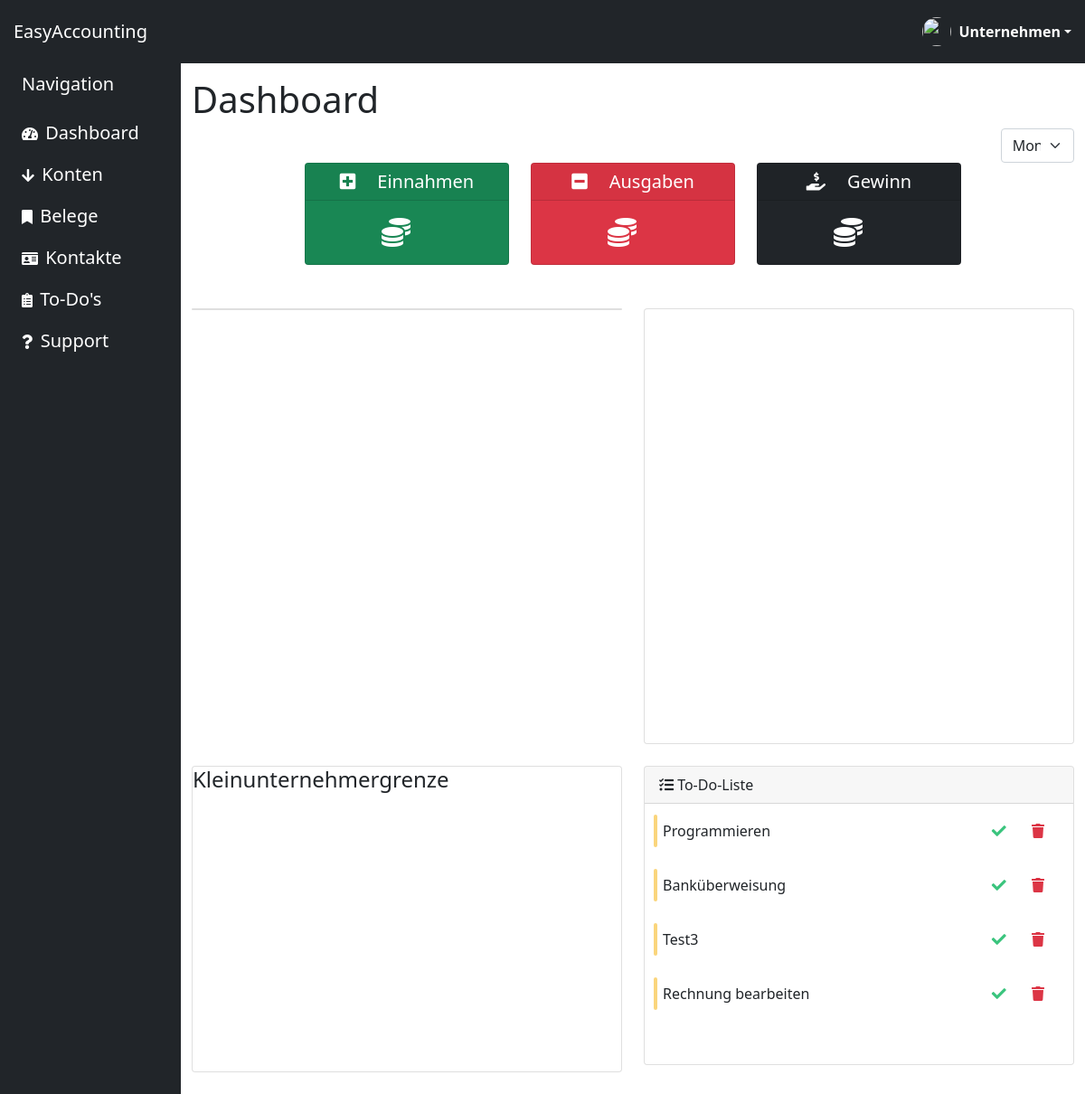
Before: /dashboard/ (signed in) with the older database file.
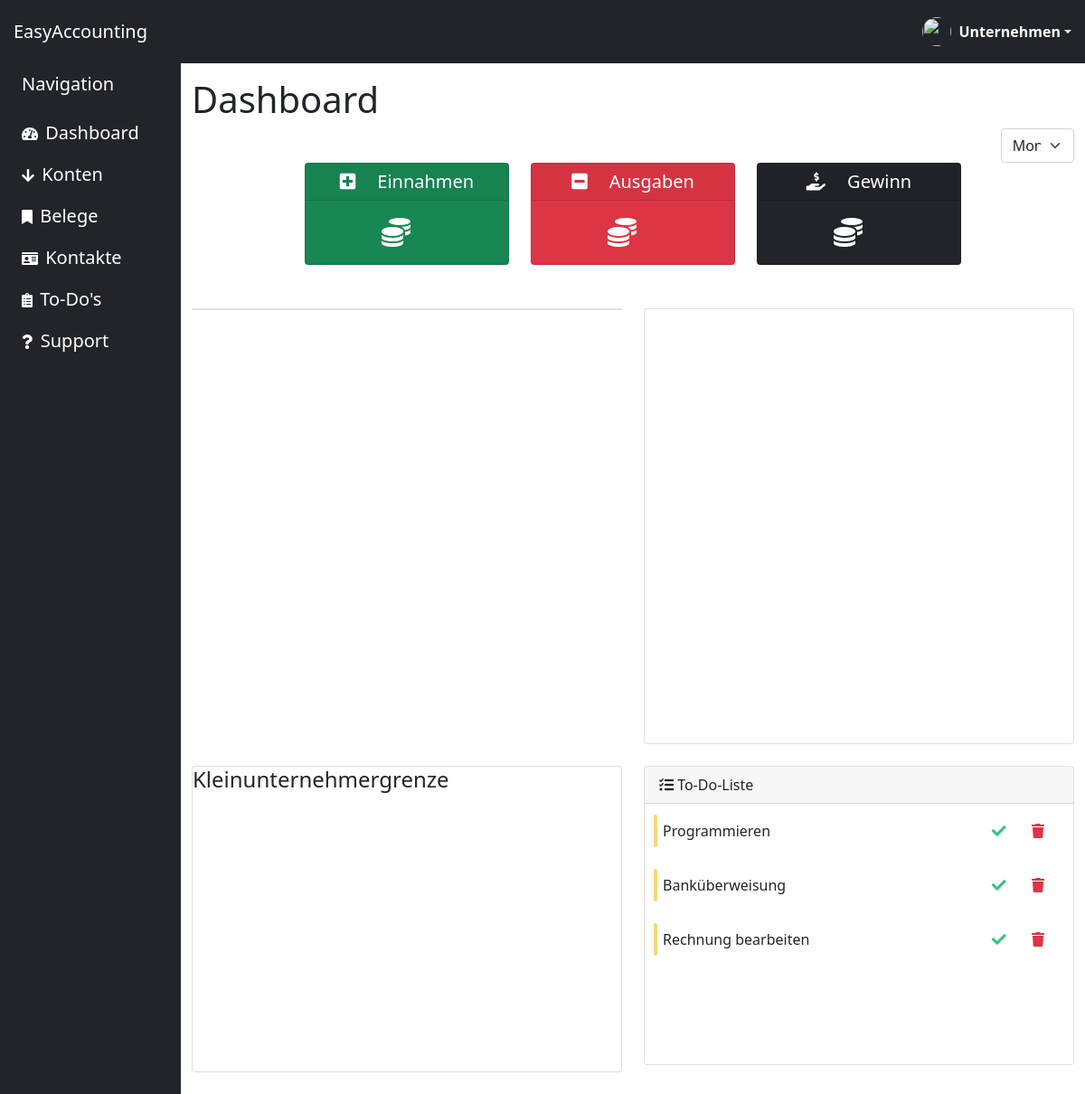
After: the same page with the newer database file.
### home/models.py (models this page shows)
class todo(models.Model):
    nummer = models.IntegerField()
    aufgabe = models.CharField(max_length=30)
    erledigt = models.IntegerField() #erledigt = 1, 'noch nicht erledigt'= 0
    datum = models.DateField()
    faelligkeit = models.DateField()
    beschreibung = models.CharField(max_length=50)

### home/views.py (the view)
# urls.py: path('dashboard/', views.dashboard, name='dashboard'),
@login_required()
def dashboard(request):
    all_todos = todo.objects.all()
    all_todos_dict = {
        'todo': all_todos
    }
    context = {"title": "Dashboard","all_todos_dict": all_todos}
    return render(request, 'home/dashboard.html',context)

### home/templates/home/dashboard.html (shortened to what the changed rows need)
{% extends "home/base.html"%}
{%load static%}
{% block hauptinhalt %}
<div class="col py-3">
   <h1>Dashboard</h1>
   <div class="row mb-5 justify-content-center text-center">
      <div class="col-3">
         <div class="card text-white bg-success">
            <div class="card-body">
               <h2 class="card-text"><i class="fa fa-coins me-4"></i>{{sum_einnahmen}}</h2>
            </div>
         </div>
      </div>
      <div class="col-3">
         <div class="card text-white bg-danger">
            <div class="card-body">
               <h2 class="card-text"><i class="fa fa-coins me-4"></i>{{sum_ausgaben}}</h2>
            </div>
         </div>
      </div>
      <div class="col-3">
         <div class="card text-white bg-dark">
            <div class="card-body">
               <h2 class="card-text"><i class="fa fa-coins me-4"></i>{{sum_gewinn}}</h2>
            </div>
         </div>
      </div>
   </div>
   <div class="row">
      <div class="col-6" id="todo">
         <div class="card-hover-shadow-2x mb-3 card">
            <div class="scroll-area-sm">
               <perfect-scrollbar class="ps-show-limits">
                  <div style="position: static;" class="ps ps--active-y">
                     <div class="ps-content">
                        {% if all_todos_dict %}
                        <ul class=" list-group list-group-flush">
                           {% for todo in all_todos_dict %}
                           <li class="list-group-item">
                              <div class="todo-indicator bg-warning"></div>
                              <div class="widget-content p-0">
                                 <div class="widget-content-wrapper">
                                    <div class="widget-content-left">
                                       <div class="widget-heading">{{todo.aufgabe}}</div>
                                    </div>
                                    <div class="widget-content-right"> <button
                                          class="border-0 btn-transition btn btn-outline-success"> <i
                                             class="fa fa-check"></i></button> <button
                                          class="border-0 btn-transition btn btn-outline-danger"> <i
                                             class="fa fa-trash"></i> </button> </div>
                                 </div>
                              </div>
                           </li>
                           {% endfor %}
                        </ul>
                        {% endif %}
                     </div>
                  </div>
               </perfect-scrollbar>
            </div>
         </div>
      </div>
   </div>
</div>
</div>
</div>
{% endblock hauptinhalt %}

Changed rows visible on the page:
removed todo: aufgabe "Test3"
